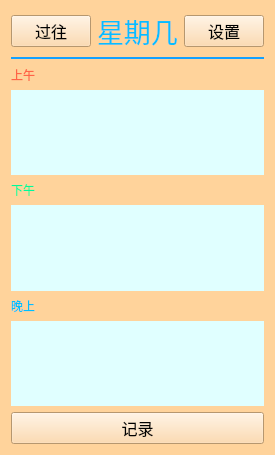
<?xml version="1.0" encoding="UTF-8"?>
<ui version="4.0">
 <class>MainWindow</class>
 <widget class="QMainWindow" name="MainWindow">
  <property name="geometry">
   <rect>
    <x>0</x>
    <y>0</y>
    <width>275</width>
    <height>455</height>
   </rect>
  </property>
  <property name="minimumSize">
   <size>
    <width>0</width>
    <height>0</height>
   </size>
  </property>
  <property name="maximumSize">
   <size>
    <width>400</width>
    <height>600</height>
   </size>
  </property>
  <property name="windowTitle">
   <string>时光记录</string>
  </property>
  <property name="windowIcon">
   <iconset resource="Res.qrc">
    <normaloff>:/icon/res/icon.ico</normaloff>:/icon/res/icon.ico</iconset>
  </property>
  <property name="windowOpacity">
   <double>1.000000000000000</double>
  </property>
  <widget class="QWidget" name="centralWidget">
   <property name="maximumSize">
    <size>
     <width>16777215</width>
     <height>16777215</height>
    </size>
   </property>
   <property name="styleSheet">
    <string notr="true">background-color: rgb(255, 211, 155);</string>
   </property>
   <layout class="QVBoxLayout" name="verticalLayout">
    <item>
     <layout class="QHBoxLayout" name="horizontalLayout">
      <property name="leftMargin">
       <number>0</number>
      </property>
      <property name="topMargin">
       <number>0</number>
      </property>
      <property name="rightMargin">
       <number>0</number>
      </property>
      <property name="bottomMargin">
       <number>0</number>
      </property>
      <item>
       <widget class="QPushButton" name="backBtn">
        <property name="font">
         <font>
          <family>微软雅黑</family>
          <pointsize>12</pointsize>
         </font>
        </property>
        <property name="text">
         <string>过往</string>
        </property>
       </widget>
      </item>
      <item>
       <spacer name="horizontalSpacer">
        <property name="orientation">
         <enum>Qt::Horizontal</enum>
        </property>
        <property name="sizeHint" stdset="0">
         <size>
          <width>40</width>
          <height>20</height>
         </size>
        </property>
       </spacer>
      </item>
      <item>
       <widget class="QLabel" name="dayofweekLabel">
        <property name="font">
         <font>
          <family>微软雅黑</family>
          <pointsize>20</pointsize>
         </font>
        </property>
        <property name="styleSheet">
         <string notr="true">color: rgb(7, 189, 255);</string>
        </property>
        <property name="text">
         <string>星期几</string>
        </property>
       </widget>
      </item>
      <item>
       <spacer name="horizontalSpacer_2">
        <property name="orientation">
         <enum>Qt::Horizontal</enum>
        </property>
        <property name="sizeHint" stdset="0">
         <size>
          <width>40</width>
          <height>20</height>
         </size>
        </property>
       </spacer>
      </item>
      <item>
       <widget class="QPushButton" name="settingBtn">
        <property name="font">
         <font>
          <family>微软雅黑</family>
          <pointsize>12</pointsize>
         </font>
        </property>
        <property name="text">
         <string>设置</string>
        </property>
       </widget>
      </item>
     </layout>
    </item>
    <item>
     <widget class="Line" name="line">
      <property name="font">
       <font>
        <weight>50</weight>
        <bold>false</bold>
       </font>
      </property>
      <property name="styleSheet">
       <string notr="true">color: rgb(20, 161, 255);</string>
      </property>
      <property name="frameShadow">
       <enum>QFrame::Plain</enum>
      </property>
      <property name="lineWidth">
       <number>2</number>
      </property>
      <property name="orientation">
       <enum>Qt::Horizontal</enum>
      </property>
     </widget>
    </item>
    <item>
     <widget class="QLabel" name="morningLabel">
      <property name="styleSheet">
       <string notr="true">font: 14pt &quot;微软雅黑&quot;;
color: rgb(255, 99, 71);</string>
      </property>
      <property name="text">
       <string>上午</string>
      </property>
     </widget>
    </item>
    <item>
     <widget class="QTextEdit" name="morningEdit">
      <property name="font">
       <font>
        <family>微软雅黑</family>
        <pointsize>10</pointsize>
       </font>
      </property>
      <property name="styleSheet">
       <string notr="true">background-color: rgb(224, 255, 255);</string>
      </property>
      <property name="frameShape">
       <enum>QFrame::NoFrame</enum>
      </property>
      <property name="frameShadow">
       <enum>QFrame::Raised</enum>
      </property>
      <property name="lineWrapMode">
       <enum>QTextEdit::WidgetWidth</enum>
      </property>
     </widget>
    </item>
    <item>
     <widget class="QLabel" name="afternoonLabel">
      <property name="styleSheet">
       <string notr="true">font: 14pt &quot;微软雅黑&quot;;
color: rgb(0, 250, 154);</string>
      </property>
      <property name="text">
       <string>下午</string>
      </property>
     </widget>
    </item>
    <item>
     <widget class="QTextEdit" name="afternoonEdit">
      <property name="font">
       <font>
        <family>微软雅黑</family>
        <pointsize>10</pointsize>
       </font>
      </property>
      <property name="styleSheet">
       <string notr="true">background-color: rgb(224, 255, 255);</string>
      </property>
      <property name="frameShape">
       <enum>QFrame::NoFrame</enum>
      </property>
      <property name="frameShadow">
       <enum>QFrame::Plain</enum>
      </property>
     </widget>
    </item>
    <item>
     <widget class="QLabel" name="eveningLabel">
      <property name="styleSheet">
       <string notr="true">font: 14pt &quot;微软雅黑&quot;;
color: rgb(0, 191, 255);</string>
      </property>
      <property name="text">
       <string>晚上</string>
      </property>
     </widget>
    </item>
    <item>
     <widget class="QTextEdit" name="eveningEdit">
      <property name="font">
       <font>
        <family>微软雅黑</family>
        <pointsize>10</pointsize>
       </font>
      </property>
      <property name="styleSheet">
       <string notr="true">background-color: rgb(224, 255, 255);</string>
      </property>
      <property name="frameShape">
       <enum>QFrame::NoFrame</enum>
      </property>
      <property name="frameShadow">
       <enum>QFrame::Plain</enum>
      </property>
     </widget>
    </item>
    <item>
     <widget class="QPushButton" name="recordBtn">
      <property name="font">
       <font>
        <family>微软雅黑</family>
        <pointsize>12</pointsize>
       </font>
      </property>
      <property name="text">
       <string>记录</string>
      </property>
     </widget>
    </item>
   </layout>
  </widget>
 </widget>
 <layoutdefault spacing="6" margin="11"/>
 <tabstops>
  <tabstop>backBtn</tabstop>
  <tabstop>morningEdit</tabstop>
  <tabstop>afternoonEdit</tabstop>
  <tabstop>eveningEdit</tabstop>
 </tabstops>
 <resources>
  <include location="Res.qrc"/>
 </resources>
 <connections/>
</ui>
